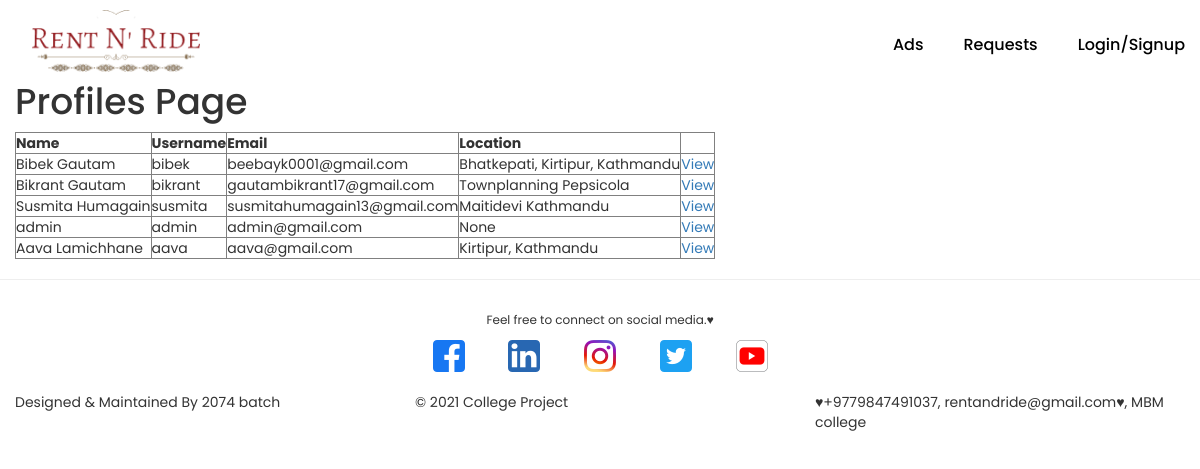
Before: /users/ with the older database file.
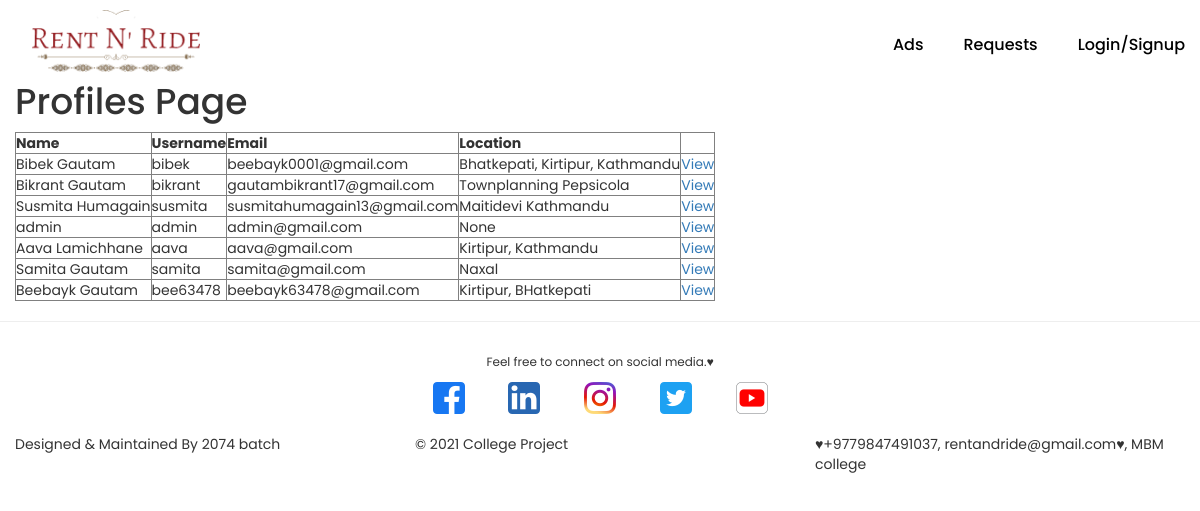
After: the same page with the newer database file.
### users/models.py (models this page shows, shortened)
class Profile(models.Model):
    user = models.OneToOneField(
        User, on_delete=models.CASCADE, null=True, blank=True)
    name = models.CharField(max_length=200, null=True, blank=True)
    username = models.CharField(max_length=200, null=True, blank=True)
    location = models.CharField(max_length=200, null=True, blank=True)
    province = models.CharField(max_length=20, choices = [
        ('Bagmati', 'Bagmati'),
    ], null=True)
    city = models.CharField(max_length=100, null=True)
    date_of_birth = models.DateField(null=True)
    gender = models.CharField(max_length=10, choices=[
        ('Male', 'Male'),
        ('Female', 'Female'),
        ('Other', 'Other')
    ], null=True)
    email = models.EmailField(max_length=500, null=True, blank=True)
    phone = models.CharField(max_length=10, null=True, blank=True)
    short_intro = models.CharField(max_length=300, null=True, blank=True)
    bio = models.TextField(blank=True, null=True)
    profile_image = models.ImageField(
        null=True, blank=True, upload_to='users/', default='users/user-default.png ')
    created = models.DateTimeField(auto_now_add=True)
    id = models.UUIDField(default=uuid.uuid4, unique=True,
                          primary_key=True, editable=False)

### users/views.py (the view)
# urls.py: path('', views.profiles, name='profiles'),
def profiles(request):
    profiles = Profile.objects.all()
    context = {'profiles': profiles}
    return render(request, 'users/profiles.html', context)

### users/templates/users/profiles.html
{% extends 'main.html' %}
{% block content %}
    <div class="container">
        <h1>Profiles Page</h1>
    <table border="1px">
        <tr>
            <th>Name</th>
            <th>Username</th>
            <th>Email</th>
            <th>Location</th>
            <th></th>
        </tr>
        {% for profile in profiles %}
        <tr>
            <td>{{profile.name}}</td>
            <td>{{profile.username}}</td>
            <td>{{profile.email}}</td>
            <td>{{profile.location}}</td>
            <td><a href="{% url 'user-profile' profile.id %}">View</a></td>
        </tr>
        {% endfor %}
    </table>
    </div>
{% endblock content %}

Changed rows visible on the page:
added Profile: name "Samita Gautam", username "samita", email "samita@gmail.com", location "Naxal"
added Profile: name "Beebayk Gautam", username "bee63478", email "beebayk63478@gmail.com", location "Kirtipur, BHatkepati"
